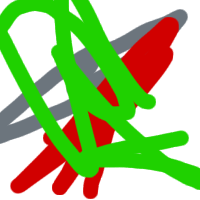
#> input picture config/layer_images/idle/s1/layer1/1.png, 200 x 200 px; the run also reads 1 picture not shown here
$ python demo.py
#> lines starting #> are read from the running program, lines starting #| are printed output that depends on the picture
from PIL import Image

images = [Image.open(x) for x in ['./config/layer_images/idle/s1/layer1/1.png',
                                  './config/layer_images/idle/s2/layer1/1.png',
                                  './config/layer_images/right/s1/layer1/1.png',
                                  './config/layer_images/right/s2/layer1/1.png']]
#> images = 4 items
widths, heights = zip(*(i.size for i in images))
#> widths = (200, 200, 200, 200); heights = (200, 200, 200, 200)

total_width = sum(widths)
#> total_width = 800
max_height = max(heights)
#> max_height = 200

new_im = Image.new('RGBA', (total_width, max_height))
#> new_im: PIL image 800x200 RGBA; every value is 0

x_offset = 0
for im in images:
    new_im.paste(im, (x_offset, 0))
    x_offset += im.size[0]
#> this loop made 4 passes
#> x_offset on passes 1 to 4: 200, 400, 600, 800
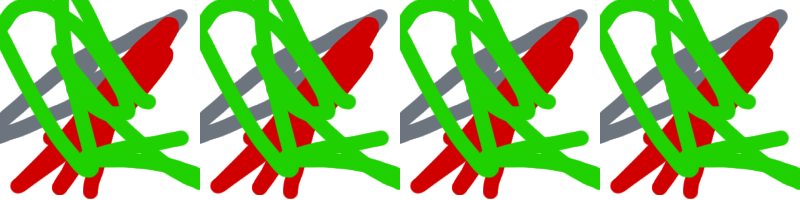
#> new_im: PIL image 800x200 RGBA; mean R, G, B, A 51.6, 84.9, 11.3, 143.2; transparent parts drawn white
#> after the loop, x_offset = 800

new_im.save('test2.png')


im1 = Image.open('test.png')
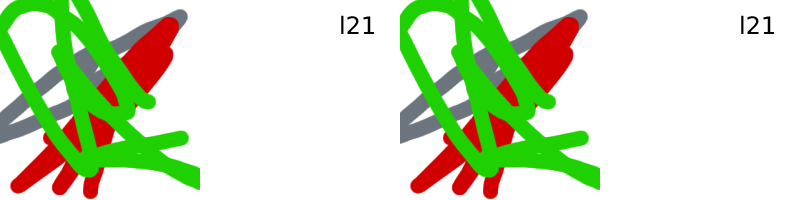
#> input picture test.png, 800 x 200 px
#> im1 is the input picture: PIL image 800x200 RGBA; mean R, G, B, A 25.8, 42.4, 5.7, 72.2
im2 = Image.open('test2.png')
def get_concat_v(im1, im2):
    dst = Image.new('RGBA', (im1.width, im1.height + im2.height))
#> dst: PIL image 800x400 RGBA; every value is 0
    dst.paste(im1, (0, 0))
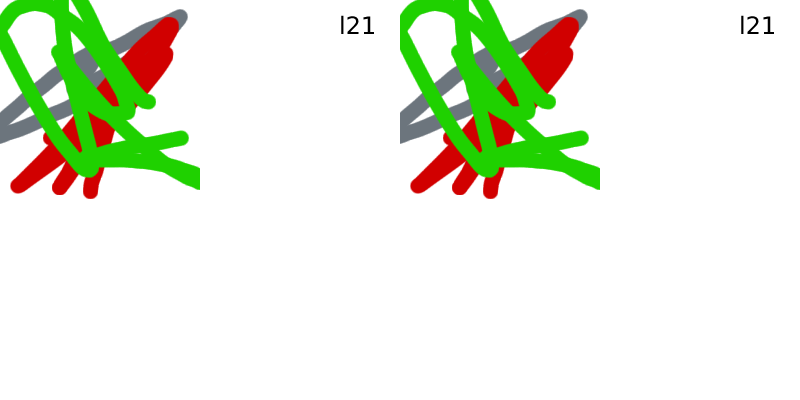
#> dst: PIL image 800x400 RGBA; mean R, G, B, A 12.9, 21.2, 2.8, 36.1; transparent parts drawn white
    dst.paste(im2, (0, im1.height))
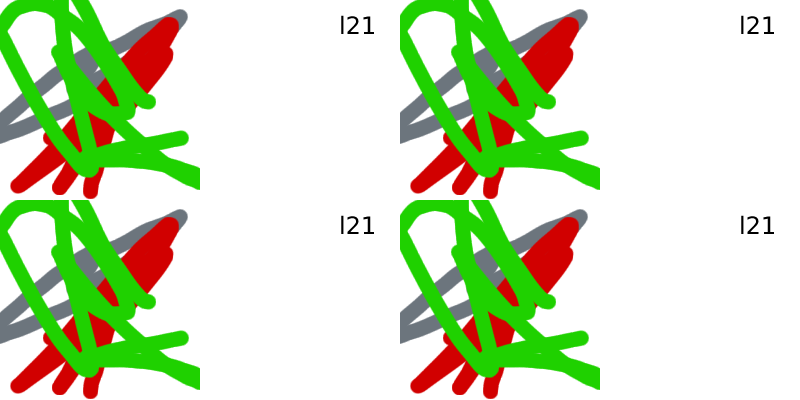
#> dst: PIL image 800x400 RGBA; mean R, G, B, A 25.8, 42.4, 5.7, 72.2; transparent parts drawn white
    return dst
get_concat_v(im1, im1).save('test3.png')
